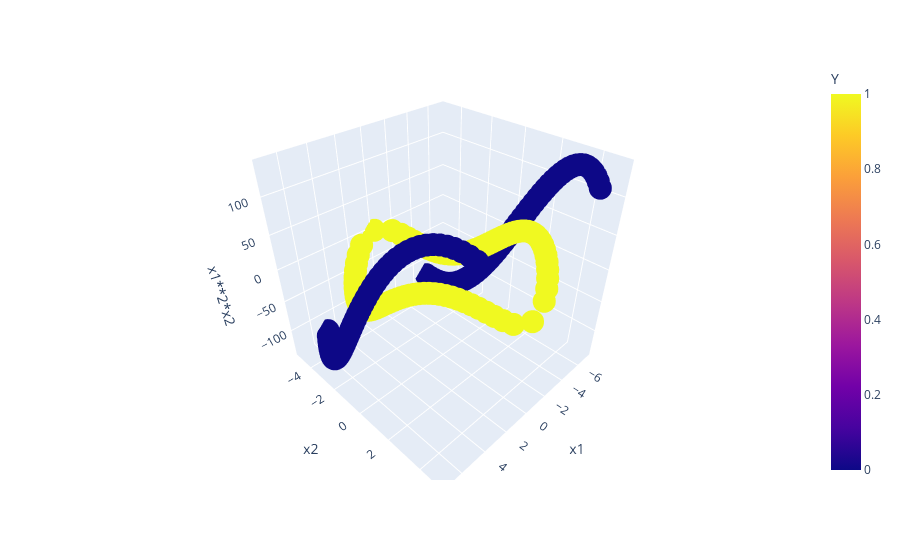

Source (notebook cell):
### Code cell
import plotly.express as px
fig = px.scatter_3d(df, x='x1', y = 'x2', z='x1**2*x2',color='Y')
fig.show()

### Figure 1 — Plotly figure (JSON) as saved in the notebook; plotly's stock layout.template omitted (floating-point values rounded to 4 significant figures; data arrays with more than 128 entries replaced by an {"elided": "..."} marker saying what was removed)
{"data": [{"hovertemplate": "x1=%{x}<br>x2=%{y}<br>x1**2*x2=%{z}<br>Y=%{marker.color}<extra></extra>", "legendgroup": "", "marker": {"color": {"elided": "200 int values"}, "coloraxis": "coloraxis", "symbol": "circle"}, "mode": "markers", "name": "", "scene": "scene", "showlegend": false, "type": "scatter3d", "x": {"elided": "200 float values"}, "y": {"elided": "200 float values"}, "z": {"elided": "200 float values"}}], "layout": {"coloraxis": {"colorbar": {"title": {"text": "Y"}}, "colorscale": [[0, "#0d0887"], [0.1111, "#46039f"], [0.2222, "#7201a8"], [0.3333, "#9c179e"], [0.4444, "#bd3786"], [0.5556, "#d8576b"], [0.6667, "#ed7953"], [0.7778, "#fb9f3a"], [0.8889, "#fdca26"], [1, "#f0f921"]]}, "legend": {"tracegroupgap": 0}, "margin": {"t": 60}, "scene": {"domain": {"x": [0, 1], "y": [0, 1]}, "xaxis": {"title": {"text": "x1"}}, "yaxis": {"title": {"text": "x2"}}, "zaxis": {"title": {"text": "x1**2*x2"}}}}}
